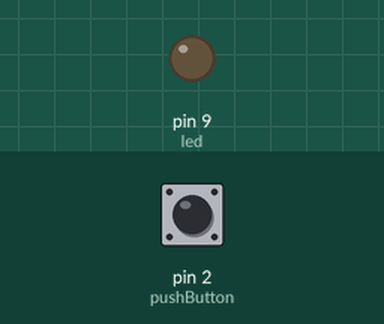
Simulated run of this sketch. Board: Arduino Uno, built with avr-gcc and run on an emulated ATmega328P. Shown: output pins drawn as LEDs (lit = HIGH). Inputs (shaded band) come from the test bench; at power-on: pin 2 (pushButton) LOW.

Above: at 1.2 s.
1.3 s: pin 2 (pushButton) pulled HIGH for 0.15 s
At 1.37 s:
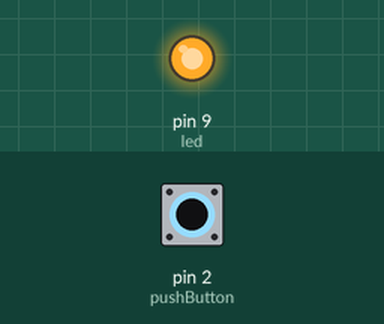
2.9 s: pin 2 (pushButton) pulled HIGH for 3.2 s
At 7.2 s:
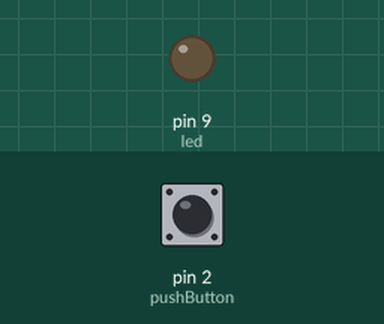
Timing chart, 0 to 8.7 s (numbered marks = the images above; inputs shaded):
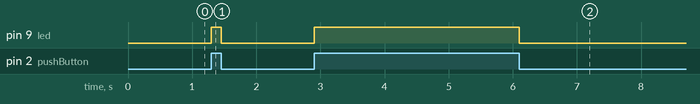

The sketch:

pushButton_led.ino
```cpp
//led modul dihubungkan pada pin 9
//pin 9 diberi nama "led"
int led = 9;

//pushButton modul dihubungkan pada pin 2
//pin 2 diberi nama "pushButton"
int pushButton = 2;

//fungsi setup() yang hanya dijalankan sekali
void setup() {
  //inisialisasi pin digital 9(led) sebagai output
  pinMode(led, OUTPUT);
  //inisialisasi pin digital 2(pushButton) sebagai input
  pinMode(pushButton, INPUT);
}

//fungsi loop() yang dijalankan terus-menerus selama arduino hidup
void loop() {
  int statusButton = digitalRead(pushButton); //membaca status pushbutton serta menyimpan nilainya pada variable statusButton

  //jika tombol ditekan (statusButton = HIGH), maka led menyala
  if(statusButton == HIGH){
    digitalWrite(led, HIGH);
  }
  else{ //kalau tombol tidak ditekan (statusButton = HIGH), maka led mati
    digitalWrite(led, LOW);
  }
}
```

Measured:
- after the input at 1.3 s, pin 9 (led): LOW → HIGH at once, → LOW 0.15 s later
- after the input at 2.9 s, pin 9 (led): LOW → HIGH at once, → LOW 3.2 s later
